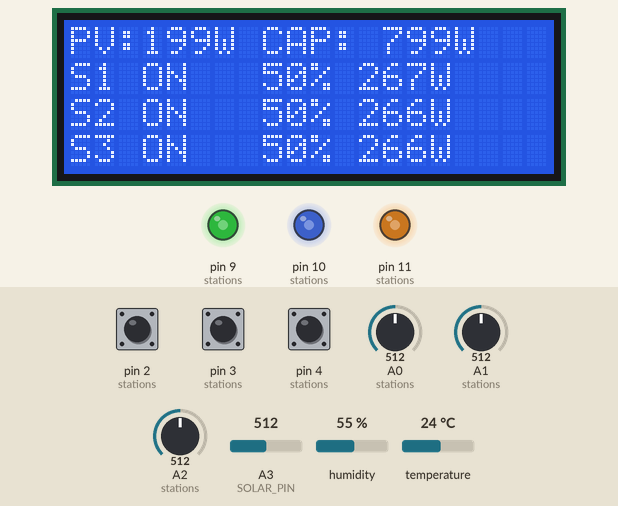
Recording of a program running on a simulated Arduino Uno, built with avr-gcc and run on an emulated ATmega328P. On the bench: 20×4 character LCD, output pins drawn as LEDs (lit = HIGH). The test bench sets the inputs (shaded band); at power-on: pin 2 (stations) HIGH, pin 3 (stations) HIGH, pin 4 (stations) HIGH, A0 (stations) = 512, A1 (stations) = 512, A2 (stations) = 512, A3 (SOLAR_PIN) = 512, humidity 55 %, temperature 24 °C. What the program prints to the serial monitor is not drawn.

Above: at 2.8 s.
2.9 s: pin 2 (stations) pulled LOW for 0.15 s
At 4.0 s:
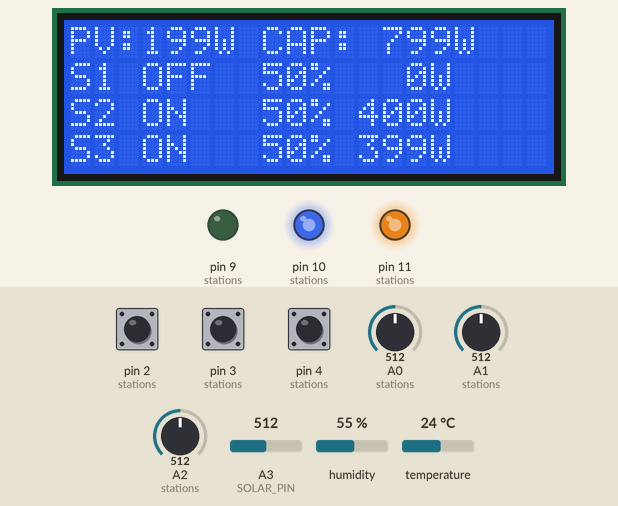
4.7 s: pin 3 (stations) pulled LOW for 0.15 s
At 5.8 s:
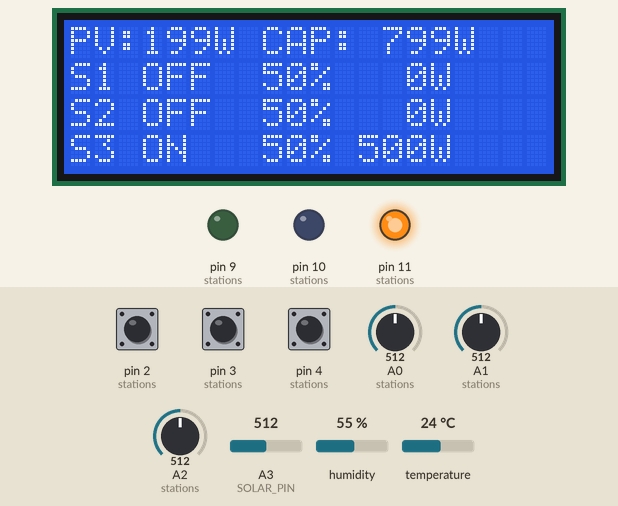
6.7 s: pin 2 (stations) pulled LOW for 1 s
At 8.5 s:
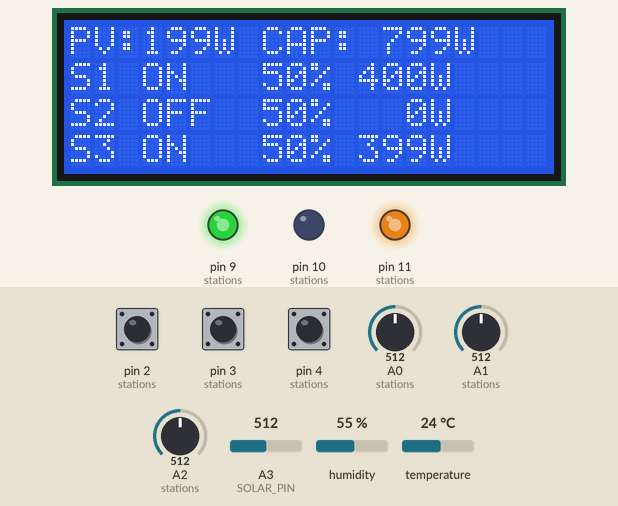
9.2 s: pin 4 (stations) pulled LOW for 0.15 s
At 10.2 s:
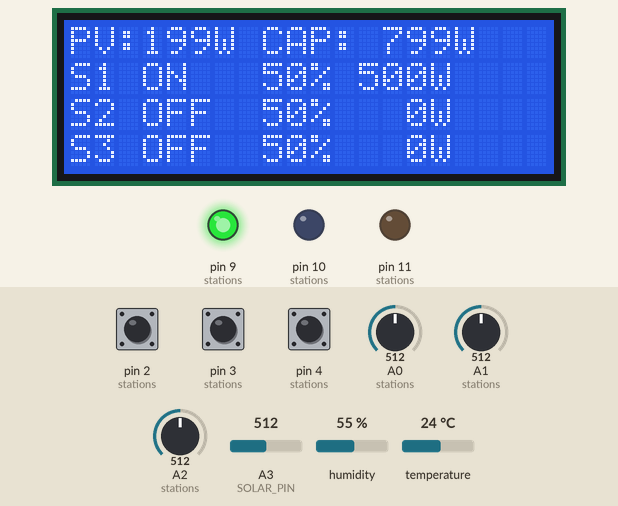
11.2 s: pin 3 (stations) pulled LOW for 1 s
At 12.2 s:
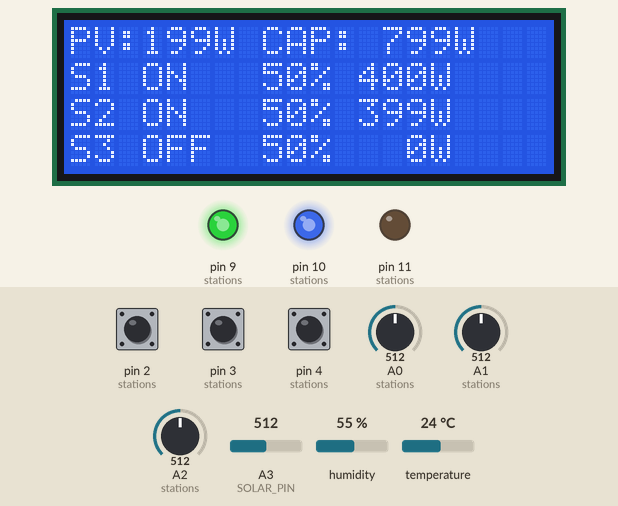
13.7 s: A0 (stations) set to 992
At 15.0 s:
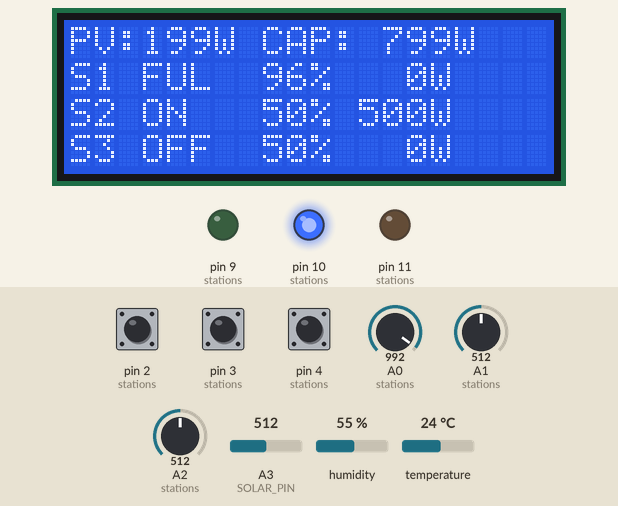
Timing chart, 0 to 16.7 s (numbered marks = the images above; inputs shaded):
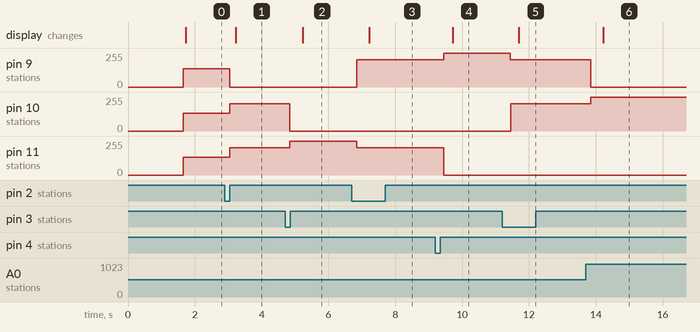

The program:

main.cpp
```cpp
#include <Arduino.h>
#include <Wire.h>
#include <LiquidCrystal_I2C.h>
#include <DHT.h>

constexpr uint8_t STATION_COUNT = 3;

constexpr uint8_t DHT_PIN = 7;
constexpr uint8_t BUZZER_PIN = 8;
constexpr uint8_t SOLAR_PIN = A3;

constexpr int GRID_POWER_W = 600;
constexpr int SOLAR_MAX_W = 400;
constexpr int SYSTEM_MAX_W = 1000;
constexpr int STATION_MAX_W = 500;
constexpr float MAX_TEMPERATURE_C = 50.0;

LiquidCrystal_I2C lcd(0x27, 20, 4);
DHT dht(DHT_PIN, DHT22);

struct ChargingStation {
  uint8_t socPin;
  uint8_t buttonPin;
  uint8_t powerLedPin;

  bool connected;
  bool lastRawButton;
  bool stableButton;

  unsigned long debounceTime;

  int soc;
  int powerW;
};

ChargingStation stations[STATION_COUNT] = {
  {A0, 2, 9, true, HIGH, HIGH, 0, 0, 0},
  {A1, 3, 10, true, HIGH, HIGH, 0, 0, 0},
  {A2, 4, 11, true, HIGH, HIGH, 0, 0, 0}
};

int solarPowerW = 0;
int availablePowerW = 0;
float batteryTemperature = 25.0;
bool temperatureAlarm = false;

unsigned long lastControlTime = 0;
unsigned long lastDisplayTime = 0;
unsigned long lastTemperatureTime = 0;
unsigned long lastSerialTime = 0;

void printLcdLine(uint8_t row, const char *text) {
  lcd.setCursor(0, row);

  uint8_t length = strlen(text);

  for (uint8_t i = 0; i < 20; i++) {
    if (i < length) {
      lcd.print(text[i]);
    } else {
      lcd.print(' ');
    }
  }
}

void updateButtons() {
  unsigned long now = millis();

  for (uint8_t i = 0; i < STATION_COUNT; i++) {
    bool reading = digitalRead(stations[i].buttonPin);

    if (reading != stations[i].lastRawButton) {
      stations[i].debounceTime = now;
      stations[i].lastRawButton = reading;
    }

    if (now - stations[i].debounceTime >= 30) {
      if (reading != stations[i].stableButton) {
        stations[i].stableButton = reading;

        if (reading == LOW) {
          stations[i].connected = !stations[i].connected;
        }
      }
    }
  }
}

void readSocValues() {
  for (uint8_t i = 0; i < STATION_COUNT; i++) {
    int rawValue = analogRead(stations[i].socPin);
    stations[i].soc = map(rawValue, 0, 1023, 0, 100);
  }
}

void readSolarPower() {
  int rawLight = analogRead(SOLAR_PIN);

  // Cảm biến LDR của Wokwi có giá trị analog thấp hơn khi ánh sáng mạnh.
  solarPowerW = map(rawLight, 1023, 0, 0, SOLAR_MAX_W);
  solarPowerW = constrain(solarPowerW, 0, SOLAR_MAX_W);

  availablePowerW = GRID_POWER_W + solarPowerW;
  availablePowerW = constrain(
    availablePowerW,
    0,
    SYSTEM_MAX_W
  );
}

void readTemperature() {
  if (millis() - lastTemperatureTime < 2000) {
    return;
  }

  lastTemperatureTime = millis();

  float newTemperature = dht.readTemperature();

  if (!isnan(newTemperature)) {
    batteryTemperature = newTemperature;
  }

  temperatureAlarm =
    batteryTemperature >= MAX_TEMPERATURE_C;
}

bool canCharge(uint8_t index) {
  return stations[index].connected &&
         stations[index].soc < 95 &&
         !temperatureAlarm;
}

int priorityWeight(uint8_t index) {
  // Xe có SOC thấp sẽ được ưu tiên công suất cao hơn.
  return 101 - stations[index].soc;
}

void allocateChargingPower() {
  for (uint8_t i = 0; i < STATION_COUNT; i++) {
    stations[i].powerW = 0;
  }

  if (temperatureAlarm) {
    return;
  }

  int remainingPower = availablePowerW;

  // Chạy nhiều vòng để phân phối lại phần công suất thừa
  // khi một trạm đã đạt giới hạn 500 W.
  for (uint8_t pass = 0;
       pass < STATION_COUNT && remainingPower > 0;
       pass++) {

    long totalWeight = 0;

    for (uint8_t i = 0; i < STATION_COUNT; i++) {
      if (canCharge(i) &&
          stations[i].powerW < STATION_MAX_W) {
        totalWeight += priorityWeight(i);
      }
    }

    if (totalWeight == 0) {
      break;
    }

    int powerAtStart = remainingPower;
    int assignedThisPass = 0;

    for (uint8_t i = 0; i < STATION_COUNT; i++) {
      if (!canCharge(i) ||
          stations[i].powerW >= STATION_MAX_W) {
        continue;
      }

      int weight = priorityWeight(i);

      int share = static_cast<long>(powerAtStart) *
                  weight / totalWeight;

      if (share < 1) {
        share = 1;
      }

      int headroom =
        STATION_MAX_W - stations[i].powerW;

      int allocated = min(share, headroom);
      allocated = min(allocated, remainingPower);

      stations[i].powerW += allocated;
      remainingPower -= allocated;
      assignedThisPass += allocated;
    }

    if (assignedThisPass == 0) {
      break;
    }
  }
}

void updatePowerIndicators() {
  for (uint8_t i = 0; i < STATION_COUNT; i++) {
    int brightness = map(
      stations[i].powerW,
      0,
      STATION_MAX_W,
      0,
      255
    );

    brightness = constrain(brightness, 0, 255);
    analogWrite(stations[i].powerLedPin, brightness);
  }

  if (temperatureAlarm) {
    tone(BUZZER_PIN, 1200);
  } else {
    noTone(BUZZER_PIN);
  }
}

void updateLcd() {
  if (millis() - lastDisplayTime < 500) {
    return;
  }

  lastDisplayTime = millis();

  char line[21];

  if (temperatureAlarm) {
    snprintf(
      line,
      sizeof(line),
      "ALARM TEMP:%2dC",
      static_cast<int>(batteryTemperature)
    );
  } else {
    snprintf(
      line,
      sizeof(line),
      "PV:%3dW CAP:%4dW",
      solarPowerW,
      availablePowerW
    );
  }

  printLcdLine(0, line);

  for (uint8_t i = 0; i < STATION_COUNT; i++) {
    const char *state;

    if (temperatureAlarm) {
      state = "HOT";
    } else if (!stations[i].connected) {
      state = "OFF";
    } else if (stations[i].soc >= 95) {
      state = "FUL";
    } else {
      state = "ON ";
    }

    snprintf(
      line,
      sizeof(line),
      "S%d %s %3d%% %3dW",
      i + 1,
      state,
      stations[i].soc,
      stations[i].powerW
    );

    printLcdLine(i + 1, line);
  }
}

void printSerialData() {
  if (millis() - lastSerialTime < 1000) {
    return;
  }

  lastSerialTime = millis();

  Serial.print(F("PV="));
  Serial.print(solarPowerW);

  Serial.print(F("W, CAP="));
  Serial.print(availablePowerW);

  Serial.print(F("W, TEMP="));
  Serial.print(batteryTemperature, 1);
  Serial.print(F("C"));

  for (uint8_t i = 0; i < STATION_COUNT; i++) {
    Serial.print(F(" | S"));
    Serial.print(i + 1);

    Serial.print(F(": SOC="));
    Serial.print(stations[i].soc);

    Serial.print(F("%, P="));
    Serial.print(stations[i].powerW);

    Serial.print(F("W, "));
    Serial.print(stations[i].connected ? F("ON") : F("OFF"));
  }

  Serial.println();
}

void runEnergyController() {
  if (millis() - lastControlTime < 200) {
    return;
  }

  lastControlTime = millis();

  readSocValues();
  readSolarPower();
  allocateChargingPower();
  updatePowerIndicators();
}

void setup() {
  Serial.begin(115200);

  for (uint8_t i = 0; i < STATION_COUNT; i++) {
    pinMode(stations[i].buttonPin, INPUT_PULLUP);
    pinMode(stations[i].powerLedPin, OUTPUT);
  }

  pinMode(BUZZER_PIN, OUTPUT);
  pinMode(SOLAR_PIN, INPUT);

  dht.begin();

  lcd.init();
  lcd.backlight();
  lcd.clear();

  printLcdLine(0, "SMART EV CHARGING");
  printLcdLine(1, "3 STATIONS + AI");
  printLcdLine(2, "ENERGY CONTROLLER");
  printLcdLine(3, "INITIALIZING...");

  delay(1500);
  lcd.clear();
}

void loop() {
  updateButtons();
  readTemperature();
  runEnergyController();
  updateLcd();
  printSerialData();
}
```

Measured:
- after the input at 2.9 s, pin 9 (stations): 136/255 → 0/255 after 0.15 s; pin 10 (stations): 135/255 → 204/255 after 0.15 s; pin 11 (stations): 135/255 → 203/255 after 0.15 s; the display: changes after 0.32 s (image 1)
- after the input at 4.7 s, pin 10 (stations): 204/255 → 0/255 after 0.15 s; pin 11 (stations): 203/255 → 255/255 after 0.15 s; the display: changes after 0.53 s (image 2)
- after the input at 6.7 s, pin 9 (stations): 0/255 → 204/255 after 0.15 s; pin 11 (stations): 255/255 → 203/255 after 0.15 s; the display: changes after 0.53 s (image 3)
- after the input at 9.2 s, pin 9 (stations): 204/255 → 255/255 after 0.25 s; pin 11 (stations): 203/255 → 0/255 after 0.25 s; the display: changes after 0.52 s (image 4)
- after the input at 11.2 s, pin 9 (stations): 255/255 → 204/255 after 0.25 s; pin 10 (stations): 0/255 → 203/255 after 0.25 s; the display: changes after 0.50 s (image 5)
- after the input at 13.7 s, pin 9 (stations): 204/255 → 0/255 after 0.15 s; pin 10 (stations): 203/255 → 255/255 after 0.15 s; the display: changes after 0.53 s (image 6)
